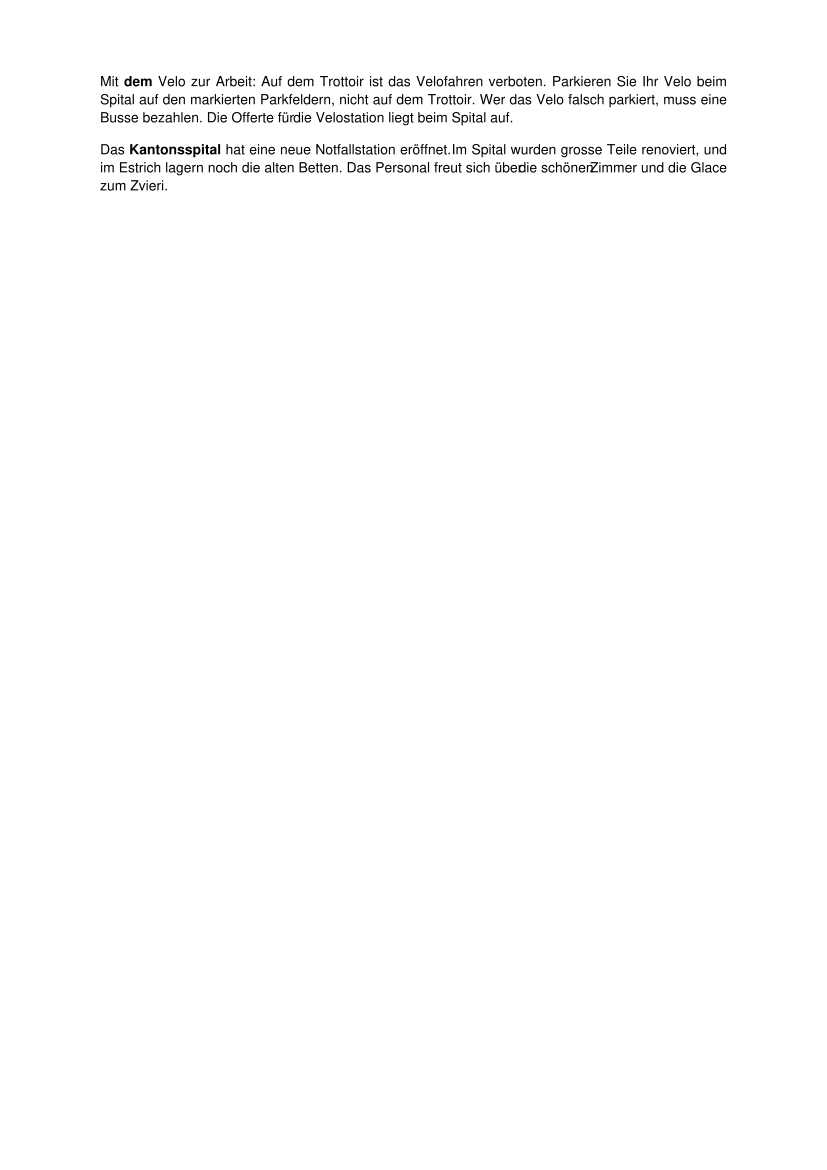

Write Python code to recreate this figure.
"""words.pdf: justified lines drawn word by word, each word placed on its own
(as Word writes PDFs), one bold word per paragraph so they change word by word
rather than being set anew. pdf.js joins each line into one item. A longer word
there used to be squeezed into its own place. Needs PyMuPDF; base-14 Helvetica.
(Its ü and ö are measured by PyMuPDF and may sit a little off the font's.)"""
import pymupdf
from pathlib import Path

PARAS = [
    "Mit dem Velo zur Arbeit: Auf dem Trottoir ist das Velofahren verboten. Parkieren Sie Ihr Velo beim Spital auf den "
    "markierten Parkfeldern, nicht auf dem Trottoir. Wer das Velo falsch parkiert, muss eine Busse bezahlen. Die Offerte "
    "für die Velostation liegt beim Spital auf.",
    "Das Kantonsspital hat eine neue Notfallstation eröffnet. Im Spital wurden grosse Teile renoviert, und im Estrich "
    "lagern noch die alten Betten. Das Personal freut sich über die schönen Zimmer und die Glace zum Zvieri.",
]
doc = pymupdf.open()
page = doc.new_page(width=595, height=842)
page.insert_font(fontname='helv'); page.insert_font(fontname='hebo')
page.insert_text((72, 40), ' ', fontname='helv', fontsize=10)
xref = page.get_contents()[0]
raw = doc.xref_stream(xref).decode('latin-1')
W = lambda t, f: pymupdf.get_text_length(t, fontname=f, fontsize=10)
out, y, width = [], 780, 451
for para in PARAS:
    lines, cur = [], []
    for w in para.split(' '):
        if cur and W(' '.join(cur + [w]), 'helv') > width: lines.append(cur); cur = []
        cur.append(w)
    lines.append(cur)
    for li, ln in enumerate(lines):
        font = lambda k: 'hebo' if li == 0 and k == 1 else 'helv'
        ww = [W(w, font(k)) for k, w in enumerate(ln)]
        gap = (width - sum(ww)) / max(1, len(ln) - 1) if li < len(lines) - 1 else W(' ', 'helv')
        x, parts = 72, []
        for k, w in enumerate(ln):
            parts.append(f'/{font(k)} 10 Tf 1 0 0 1 {x:.2f} {y} Tm ({w}) Tj'); x += ww[k] + gap
        out.append('BT ' + ' '.join(parts) + ' ET')
        y -= 13
    y -= 10
doc.update_stream(xref, (raw + '\n' + '\n'.join(out) + '\n').encode('latin-1'))
doc.save(Path(__file__).parent / 'words.pdf')
